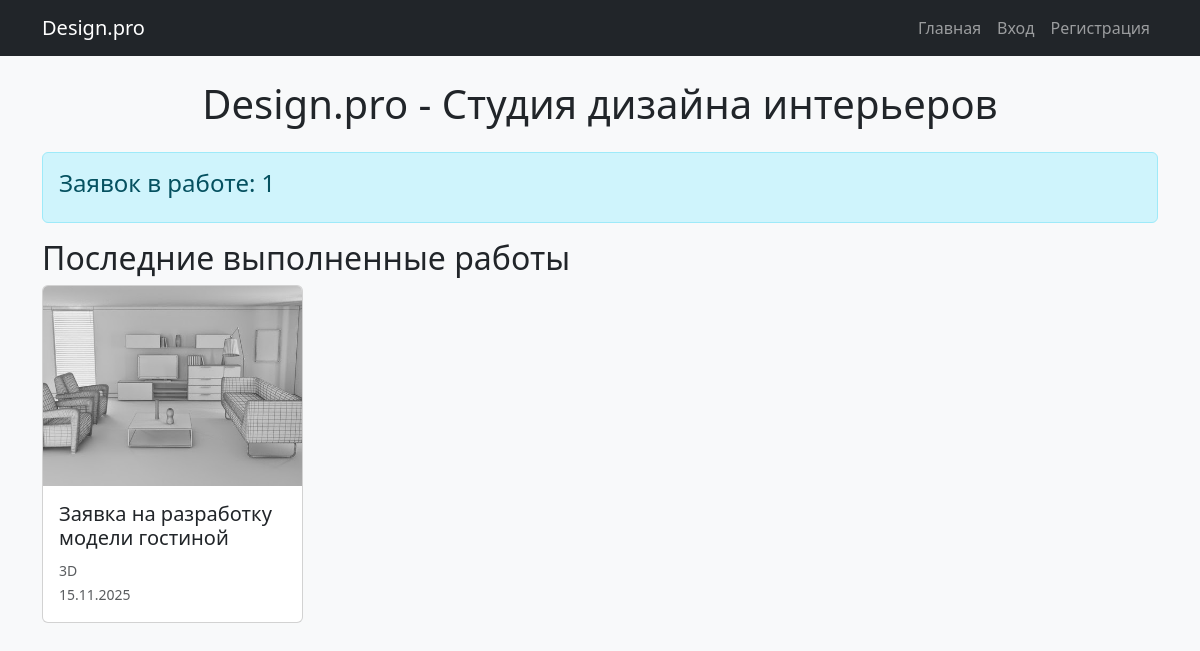
The page / on the database its author committed.
### design_app/models.py (models this page shows, shortened)
class DesignRequest(models.Model):
    STATUS_CHOICES = [
        ('new', 'Новая'),
        ('accepted', 'Принято в работу'),
        ('completed', 'Выполнено'),
    ]
    user = models.ForeignKey(
        CustomUser,
        on_delete=models.CASCADE,
        verbose_name='Пользователь',
        related_name='design_requests'
    )
    title = models.CharField(max_length=255, verbose_name='Название заявки')
    description = models.TextField(verbose_name='Описание заявки')
    category = models.ForeignKey(
        DesignCategory,
        on_delete=models.CASCADE,
        verbose_name='Категория'
    )
    image = models.ImageField(
        upload_to='request_images/',
        verbose_name='Изображение помещения'
    )
    status = models.CharField(
        max_length=20,
        choices=STATUS_CHOICES,
        default='new',
        verbose_name='Статус заявки'
    )
    created_at = models.DateTimeField(auto_now_add=True, verbose_name='Дата создания')
    admin_comment = models.TextField(
        blank=True,
        verbose_name='Комментарий администратора'
    )
    design_image = models.ImageField(
        upload_to='design_images/',
        blank=True,
        null=True,
        verbose_name='Изображение дизайна'
    )
    class Meta:
        verbose_name = 'Заявка на дизайн'
        verbose_name_plural = 'Заявки на дизайн'
        ordering = ['-created_at']

class DesignCategory(models.Model):
    name = models.CharField(max_length=255, verbose_name='Название категории')
    class Meta:
        verbose_name = 'Категория дизайна'
        verbose_name_plural = 'Категории дизайна'

### design_app/views.py (the view)
# urls.py: path('', views.index, name='index'),
def index(request):
    completed_requests = DesignRequest.objects.filter(
        status='completed'
    ).order_by('-created_at')[:4]
    in_progress_count = DesignRequest.objects.filter(
        status='accepted'
    ).count()
    context = {
        'completed_requests': completed_requests,
        'in_progress_count': in_progress_count,
    }
    return render(request, 'design_app/index.html', context)

### design_app/templates/design_app/index.html (shortened to what this page needs)
{% extends 'base.html' %}
{% load django_bootstrap5 %}
{% block content %}
<section>
    <header class="mb-4">
        <h1 class="text-center">Design.pro - Студия дизайна интерьеров</h1>
    </header>
    <article class="alert alert-info">
        <h2 class="alert-heading h4">Заявок в работе: {{ in_progress_count }}</h2>
    </article>
    <section>
        <h2>Последние выполненные работы</h2>
        {% if completed_requests %}
            <div class="row">
                {% for request in completed_requests %}
                <article class="col-md-6 col-lg-3 mb-4">
                    <div class="card h-100">
                        {% if request.design_image %}
                            <img src="{{ request.design_image.url }}" class="card-img-top" alt="{{ request.title }}" style="height: 200px; object-fit: cover;">
                        {% endif %}
                        <div class="card-body">
                            <h3 class="card-title h5">{{ request.title }}</h3>
                            <p class="card-text">
                                <small class="text-muted">{{ request.category.name }}</small><br>
                                <small class="text-muted">{{ request.created_at|date:"d.m.Y" }}</small>
                            </p>
                        </div>
                    </div>
                </article>
                {% endfor %}
            </div>
        {% else %}
            <div class="alert alert-warning text-center">
                <p>Пока нет выполненных работ</p>
            </div>
        {% endif %}
    </section>
</section>
{% endblock %}

### rows shown on the page
DesignRequest: design_image (picture), title "Заявка на разработку модели гостиной", category.name "3D", created_at "15.11.2025"

### other values the page prints
{{ in_progress_count }} "1"
